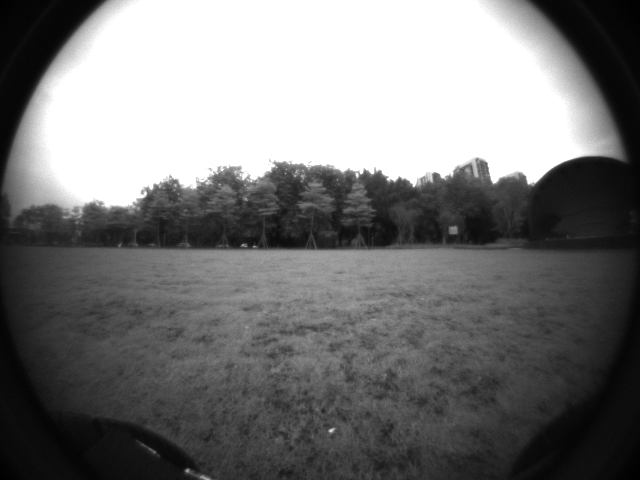
//> input picture RVVReduceGray5x5/assets/1726299898318057216.png, 640 x 480 px
$ ./ReduceGray5x5   (built with g++ and OpenCV 4)
//> lines starting //> are read from the running program, lines starting //| are printed output that depends on the picture; after the words box and inside, x2 and y2 are one past the last pixel; in counts of white or black regions, pixels touching at a corner belong together
#include <assert.h>

#include <iostream>
#include <cmath>
#include <time.h>
#include <iomanip> // for std::setprecision


#include <opencv2/opencv.hpp>
#include <opencv2/imgproc.hpp>
#include <opencv2/core.hpp>
#include <opencv2/highgui/highgui.hpp>

// #include <riscv_vector.h>

#define SIMD_SSE41_ENABLE


#ifdef SIMD_SSE41_ENABLE
#include <nmmintrin.h>
#define SIMD_ALIGN 16
#endif

#if defined(_MSC_VER) || defined(__CODEGEARC__)

#define SIMD_INLINE __forceinline

#elif defined(__GNUC__)

#define SIMD_INLINE inline __attribute__ ((always_inline))
#define SIMD_ALIGNED(x) __attribute__ ((aligned(x)))

#else

#error This platform is unsupported!

#endif

namespace Simd
{
    template <class T> SIMD_INLINE void Swap(T & a, T & b)
    {
        T t = a;
        a = b;
        b = t;
    }

    const size_t A = sizeof(__m128i);

    SIMD_INLINE size_t AlignHi(size_t size, size_t align) // 不足对齐字节数的部分，填充补齐
    {
        return (size + align - 1) & ~(align - 1);
    }

    // [4 lines left out: function AlignHi, not called in this run]

    SIMD_INLINE size_t AlignLo(size_t size, size_t align) // 不足对齐字节数的部分，舍弃
    {
        return size & ~(align - 1); // 如果align=16, 该计算相当于把低4位完全抹掉，使得size能被16整除。
    }

    // [4 lines left out: function AlignLo, not called in this run]

    SIMD_INLINE void* Allocate(size_t size, size_t align = SIMD_ALIGN)
    {
#ifdef SIMD_NO_MANS_LAND
        size += 2 * SIMD_NO_MANS_LAND;
#endif
        void* ptr = NULL;
#if defined(_MSC_VER)
        ptr = _aligned_malloc(size, align);
#elif defined(__MINGW32__) || defined(__MINGW64__)
        ptr = __mingw_aligned_malloc(size, align);
#elif defined(__GNUC__)
        align = AlignHi(align, sizeof(void*));
        size = AlignHi(size, align);
        int result = ::posix_memalign(&ptr, align, size);
        if (result != 0)
            ptr = NULL;
#else
        ptr = malloc(size);
#endif
#ifdef SIMD_ALLOCATE_ERROR_MESSAGE
        if (ptr == NULL)
            std::cout << "The function posix_memalign can't allocate " << size << " bytes with align " << align << " !" << std::endl << std::flush;
#endif
#ifdef SIMD_ALLOCATE_ASSERT
        assert(ptr);
#endif
#ifdef SIMD_NO_MANS_LAND
        if (ptr)
        {
#if !defined(NDEBUG) && SIMD_NO_MANS_LAND >= 16
            * (size_t*)ptr = size - 2 * SIMD_NO_MANS_LAND;
            memset((char*)ptr + sizeof(size_t), NO_MANS_LAND_WATERMARK, SIMD_NO_MANS_LAND - sizeof(size_t));
            memset((char*)ptr + size - SIMD_NO_MANS_LAND, NO_MANS_LAND_WATERMARK, SIMD_NO_MANS_LAND);
#endif
            ptr = (char*)ptr + SIMD_NO_MANS_LAND;
        }
#endif
        return ptr;
    }

    SIMD_INLINE void Free(void * ptr)
    {
#ifdef SIMD_NO_MANS_LAND
        if (ptr)
        {
            ptr = (char*)ptr - SIMD_NO_MANS_LAND;
#if !defined(NDEBUG) && SIMD_NO_MANS_LAND >= 16
            size_t size = *(size_t*)ptr;
            char* nose = (char*)ptr + sizeof(size_t), *tail = (char*)ptr + SIMD_NO_MANS_LAND + size;
            for (size_t i = 0, n = SIMD_NO_MANS_LAND - sizeof(size_t); i < n; ++i)
                assert(nose[i] == NO_MANS_LAND_WATERMARK);
            for (size_t i = 0, n = SIMD_NO_MANS_LAND; i < n; ++i)
                assert(tail[i] == NO_MANS_LAND_WATERMARK);
#endif
        }
#endif
#if defined(_MSC_VER)
        _aligned_free(ptr);
#elif defined(__MINGW32__) || defined(__MINGW64__)
        return __mingw_aligned_free(ptr);
#else
        free(ptr);
#endif
    }

#define SIMD_CHAR_AS_LONGLONG(a) (((long long)a) & 0xFF)

#define SIMD_SHORT_AS_LONGLONG(a) (((long long)a) & 0xFFFF)

#define SIMD_LL_SET1_EPI8(a) \
    SIMD_CHAR_AS_LONGLONG(a) | (SIMD_CHAR_AS_LONGLONG(a) << 8) | \
    (SIMD_CHAR_AS_LONGLONG(a) << 16) | (SIMD_CHAR_AS_LONGLONG(a) << 24) | \
    (SIMD_CHAR_AS_LONGLONG(a) << 32) | (SIMD_CHAR_AS_LONGLONG(a) << 40) | \
    (SIMD_CHAR_AS_LONGLONG(a) << 48) | (SIMD_CHAR_AS_LONGLONG(a) << 56)

#define SIMD_LL_SET1_EPI16(a) \
    SIMD_SHORT_AS_LONGLONG(a) | (SIMD_SHORT_AS_LONGLONG(a) << 16) | \
    (SIMD_SHORT_AS_LONGLONG(a) << 32) | (SIMD_SHORT_AS_LONGLONG(a) << 48)

#define SIMD_MM_SET1_EPI8(a) \
    {SIMD_LL_SET1_EPI8(a), SIMD_LL_SET1_EPI8(a)}

#define SIMD_MM_SET1_EPI16(a) \
    {SIMD_LL_SET1_EPI16(a), SIMD_LL_SET1_EPI16(a)}

}


//------------------------------------------------------------------------------------------------

namespace Simd
{
#ifdef SIMD_SSE41_ENABLE
    namespace Sse41
    {
        const size_t F = sizeof(__m128) / sizeof(float);
        const size_t DF = 2 * F;
        const size_t QF = 4 * F;
        const size_t HF = F / 2;

        const size_t A = sizeof(__m128i);
        const size_t DA = 2 * A;
        const size_t QA = 4 * A;
        const size_t OA = 8 * A;
        const size_t HA = A / 2;

        const __m128i K_ZERO = SIMD_MM_SET1_EPI8(0);
        // [5 lines of commented-out code are left out]
        const __m128i K16_0004 = SIMD_MM_SET1_EPI16(0x0004);
        const __m128i K16_0005 = SIMD_MM_SET1_EPI16(0x0005);
        const __m128i K16_0006 = SIMD_MM_SET1_EPI16(0x0006);
        const __m128i K16_0008 = SIMD_MM_SET1_EPI16(0x0008);
        const __m128i K16_0020 = SIMD_MM_SET1_EPI16(0x0020);
        const __m128i K16_0080 = SIMD_MM_SET1_EPI16(0x0080);
        const __m128i K16_00FF = SIMD_MM_SET1_EPI16(0x00FF);
        const __m128i K16_0101 = SIMD_MM_SET1_EPI16(0x0101);

        namespace
        {
            struct Buffer
            {
                Buffer(size_t width)
                {
                    _p = Allocate(sizeof(uint16_t)*(5 * width + A));
                    in0 = (uint16_t*)_p; // 第0行
                    in1 = in0 + width; // 第1行
                    out0 = in1 + width; // 第2行
                    out1 = out0 + width; // 第3行
                    dst = out1 + width + HA; // 第4行，第HA序号开始
                }

                ~Buffer()
                {
                    Free(_p);
                }

                uint16_t * in0;
                uint16_t * in1;
                uint16_t * out0;
                uint16_t * out1;
                uint16_t * dst;
            private:
                void *_p;
            };
        }

        template <bool align> SIMD_INLINE __m128 Load(const float * p);

        // [9 lines left out: functions Load, Load, not called in this run]

        template <bool align> SIMD_INLINE __m128i Load(const __m128i * p);

        // [4 lines left out: function Load, not called in this run]

        template <> SIMD_INLINE __m128i Load<true>(const __m128i * p)
        {
            return _mm_load_si128(p);
        }

        template <bool align> SIMD_INLINE void Store(float* p, __m128 a);

        // [17 lines left out: functions Store, Store, Store, not called in this run]

        template <bool align> SIMD_INLINE void Store(__m128i * p, __m128i a);

        // [5 lines left out: function Store, not called in this run]

        template <> SIMD_INLINE void Store<true>(__m128i * p, __m128i a)
        {
            // p 指向目标内存位置的指针，数据将被存储到这个地址。此地址必须是 16 字节对齐的（即内存地址应为 16 的倍数）
            // void _mm_store_si128 (__m128i* mem_addr, __m128i a)
            // _mm_store_si128 会将 a 向量中的 128 位数据（即 16 个字节）存储到由 mem_address 指定的内存位置。
            _mm_store_si128(p, a);
        }

        template <bool compensation> SIMD_INLINE __m128i DivideBy256(__m128i value);

        template <> SIMD_INLINE __m128i DivideBy256<true>(__m128i value)
        {
            return _mm_srli_epi16(_mm_add_epi16(value, K16_0080), 8);
        }

        // [4 lines left out: function DivideBy256, not called in this run]

        // @brief 每次处理8个uint8_t数据,扩展为uint16_t的数据，加载到__m128i类型的向量
        SIMD_INLINE __m128i LoadUnpacked(const void * src)
        {
            // _mm_loadl_epi64: 从内存中加载一个64位整数到SIMD寄存器的低64位，同时将高64位设置为0。
            // 具体来说，这个函数会读取传入指针指向的内存地址中的64位数据，并将其放置在结果向量的低64位，而向量中的高64位则会被清零

            // _mm_unpacklo_epi8(a, b) 会从两个 128 位的向量 a 和 b 中的低 64 位（即每个向量的前 8 个字节）提取数据，
            // 并交替地将它们放入一个新的 128 位的向量中

            // K_ZERO是一个__m128i类型的向量: 0x 00 00 00 00 00 00 00 00, 0x 00 00 00 00 00 00 00 00
            // 总结：_mm_unpacklo_epi8的作用是将uint8_t的数据扩展为uint16_t.
            // 对于SSE和NEON，将8个uint8_t的数据加载到一个向量寄存器，然后扩展为一个包含8个uint16_t的向量。
            // 每个数据的高位填充为0x00
            return _mm_unpacklo_epi8(_mm_loadl_epi64((const __m128i*)src), K_ZERO);
        }

        template<bool align> SIMD_INLINE void FirstRow5x5(__m128i src, Buffer & buffer, size_t offset)
        {
            Store<align>((__m128i*)(buffer.in0 + offset), src);
            // _mm_mullo_epi16 对两个 128 位的整数向量 a 和 b 中的每对 16 位整数执行乘法操作，并将结果保存在一个新的 128 位整数向量中。
            // 两个 16 位整数相乘后，结果的低 16 位会被保存，超出 16 位的部分会被丢弃
            // K16_0005 = 0x0005 0x0005 0x0005 0x0005 0x0005 0x0005 0x0005 0x0005表示的是8个16bit(0x0005)的128bit向量
            Store<align>((__m128i*)(buffer.in1 + offset), _mm_mullo_epi16(src, K16_0005));
        }

        // @brief 总共处理16个数据，分两次完全一样的操作进行，每次计算8个数据。
        // 具体为：8个字节的数据跟0交替混编后（扩展为8个16bit的uint16_t类型的数据）存入in0，8个uint16_t的数据乘以5后存入in1
        // @param src 图像数据
        // @param buffer 新分配的内存，用于存储中间计算结果
        // @param offset 偏移量对于sse和neon为16
        // @return void
        template<bool align> SIMD_INLINE void FirstRow5x5(const uint8_t * src, Buffer & buffer, size_t offset)
        {
            // step1: 从src + offset开始的内存中加载8个字节的数据，这8个字节的图像数据和8个字节的0交替插入(其实就是 uint8_t 转 uint16_t)，
            // 放入一个新的 128 位的向量中；
            // step2: 将新的 128 位的向量中的数据存入buffer的第0行in0中；
            // step3: 将新的128bit向量，取出每个16bit的数据乘以0x0005,截断取低16位存储到buffer的第1行in1中。
            FirstRow5x5<align>(LoadUnpacked(src + offset), buffer, offset);
            // step4: 接下来偏移量再增加8，然后把上面的step1~step3再来一次 (因为向量一次只能处理128bit的数据，
            // 而数据扩展为2字节的uint16_t之后，只能每次处理8个数据，因此这里需要分两次操作，同时循环展开可以同时调用2个ALU)
            offset += HA;
            FirstRow5x5<align>(LoadUnpacked(src + offset), buffer, offset);
        }

        template<bool align> SIMD_INLINE void MainRowY5x5(__m128i odd, __m128i even, Buffer & buffer, size_t offset)
        {
            __m128i cp = _mm_mullo_epi16(odd, K16_0004);
            __m128i c0 = Load<align>((__m128i*)(buffer.in0 + offset));
            __m128i c1 = Load<align>((__m128i*)(buffer.in1 + offset));
            Store<align>((__m128i*)(buffer.dst + offset), _mm_add_epi16(even, _mm_add_epi16(c1, _mm_add_epi16(cp, _mm_mullo_epi16(c0, K16_0006)))));
            Store<align>((__m128i*)(buffer.out1 + offset), _mm_add_epi16(c0, cp));
            Store<align>((__m128i*)(buffer.out0 + offset), even);
        }

        template<bool align> SIMD_INLINE void MainRowY5x5(const uint8_t *odd, const uint8_t *even, Buffer & buffer, size_t offset)
        {
            // LoadUnpacked的作用：8个uint8_t的数据，扩展为uint16_t的数据后加载到__m128i类型的向量
            MainRowY5x5<align>(LoadUnpacked(odd + offset), LoadUnpacked(even + offset), buffer, offset);
            offset += HA;
            MainRowY5x5<align>(LoadUnpacked(odd + offset), LoadUnpacked(even + offset), buffer, offset);
        }

        template <bool align, bool compensation> SIMD_INLINE __m128i MainRowX5x5(uint16_t * dst)
        {
            __m128i t0 = _mm_loadu_si128((__m128i*)(dst - 2));
            __m128i t1 = _mm_loadu_si128((__m128i*)(dst - 1));
            __m128i t2 = Load<align>((__m128i*)dst);
            __m128i t3 = _mm_loadu_si128((__m128i*)(dst + 1));
            __m128i t4 = _mm_loadu_si128((__m128i*)(dst + 2));
            t2 = _mm_add_epi16(_mm_add_epi16(_mm_mullo_epi16(t2, K16_0006), _mm_mullo_epi16(_mm_add_epi16(t1, t3), K16_0004)), _mm_add_epi16(t0, t4));
            return DivideBy256<compensation>(t2);
        }

        template <bool align, bool compensation> SIMD_INLINE void MainRowX5x5(Buffer & buffer, size_t offset, uint8_t *dst)
        {
            __m128i t0 = MainRowX5x5<align, compensation>(buffer.dst + offset);
            __m128i t1 = MainRowX5x5<align, compensation>(buffer.dst + offset + HA);
            // K16_00FF = 0x00FF 0x00FF 0x00FF 0x00FF 0x00FF 0x00FF 0x00FF 0x00FF表示的是8个16bit(0x00FF)的128bit向量
            // _mm_and_si128 对两个128位的寄存器进行按位与操作dst[127:0] := (a[127:0] AND b[127:0])
            t0 = _mm_packus_epi16(_mm_and_si128(_mm_packus_epi16(t0, t1), K16_00FF), K_ZERO);
            _mm_storel_epi64((__m128i*)dst, t0);
        }

        template <bool compensation> void ReduceGray5x5(
            const uint8_t* src, size_t srcWidth, size_t srcHeight, size_t srcStride,
            uint8_t* dst, size_t dstWidth, size_t dstHeight, size_t dstStride)
        {
            assert((srcWidth + 1) / 2 == dstWidth && (srcHeight + 1) / 2 == dstHeight && srcWidth >= A);

            size_t alignedWidth = Simd::AlignLo(srcWidth, A);
            size_t bufferDstTail = Simd::AlignHi(srcWidth - A, 2);

            Buffer buffer(Simd::AlignHi(srcWidth, A));

            for (size_t col = 0; col < alignedWidth; col += A)
                FirstRow5x5<true>(src, buffer, col);
            if (alignedWidth != srcWidth) // 针对宽度未对齐的情况，把最后A个元素再按照非对齐方式存储计算一次
                FirstRow5x5<false>(src, buffer, srcWidth - A);
            src += srcStride;

            for (size_t row = 1; row <= srcHeight; row += 2, dst += dstStride, src += 2 * srcStride)
            {
                const uint8_t *odd = src - (row < srcHeight ? 0 : srcStride);
                const uint8_t *even = odd + (row < srcHeight - 1 ? srcStride : 0);

                for (size_t col = 0; col < alignedWidth; col += A)
                    MainRowY5x5<true>(odd, even, buffer, col);
                if (alignedWidth != srcWidth)
                    MainRowY5x5<false>(odd, even, buffer, srcWidth - A);

                Swap(buffer.in0, buffer.out0);
                Swap(buffer.in1, buffer.out1);

                buffer.dst[-2] = buffer.dst[0];
                buffer.dst[-1] = buffer.dst[0];
                buffer.dst[srcWidth] = buffer.dst[srcWidth - 1];
                buffer.dst[srcWidth + 1] = buffer.dst[srcWidth - 1];

                for (size_t srcCol = 0, dstCol = 0; srcCol < alignedWidth; srcCol += A, dstCol += HA)
                    MainRowX5x5<true, compensation>(buffer, srcCol, dst + dstCol);
                if (alignedWidth != srcWidth)
                    MainRowX5x5<false, compensation>(buffer, bufferDstTail, dst + dstWidth - HA);
            }
        }

        void ReduceGray5x5(const uint8_t *src, size_t srcWidth, size_t srcHeight, size_t srcStride,
            uint8_t *dst, size_t dstWidth, size_t dstHeight, size_t dstStride, int compensation)
        {
            if (compensation)
                ReduceGray5x5<true>(src, srcWidth, srcHeight, srcStride, dst, dstWidth, dstHeight, dstStride);
            else
                ReduceGray5x5<false>(src, srcWidth, srcHeight, srcStride, dst, dstWidth, dstHeight, dstStride);
        }
    }
#endif
}

/*
root@ubuntu:~/lwx_dataset/compile_humble/root/lwx/rvv_tutorial/RVVReduceGray5x5/build# ./test1
A=16
alignedWidth=640
bufferDstTail=624
test1=16
test2=0
test3=16
test4=16
test5=32
test6=32
*/

int main(int argc, char *argv[])
{
    size_t srcWidth = 640;
    size_t srcHeight = 480;
// [17 lines of commented-out code are left out]

#if 0 // for test. on 2024-12-18.
    {
      // for test.
      char sz[100] = { 0 };
      sprintf(sz, "%lld", t_ns);
      std::string strStamp = sz;
      std::string image_path = strStamp + ".png";
      std::cout << "image_path=" << image_path << std::endl;
      imwrite(image_path.c_str(), image0);
    }
#endif

    // cv::IMREAD_GRAYSCALE
    // cv::Mat image_color = cv::imread("house.jpg", cv::IMREAD_COLOR);
    cv::Mat image_gray = cv::imread("../assets/1726299898318057216.png", cv::IMREAD_GRAYSCALE);
//> image_gray is the input picture: 480 rows x 640 cols, CV_8UC1; min 0, max 255, mean 119.9

    if (image_gray.empty() ) {
		std::cout << "can't read image!!" << std::endl;
		return -1;
	}
/*
    cv::imshow("raw_img", image_gray);

    // delay：等待时间（单位为毫秒）。如果是 <=0，表示无限等待，直到用户按下某个键。如果大于 0，表示等待指定的毫秒数后自动返回。
    // 如果是正整数，表示等待该时间后自动返回，若按下键则返回按键的ASCII码。
    // 如果是 0，则表示程序会无限等待直到用户按下一个键。
    // 返回值：
    // 返回按下键的 ASCII 码值（或Unicode值），如果没有按键，返回 -1。

    // cv::waitKey(0); // waits for a key event infinitely (when delay≤0 ) or for delay milliseconds
    cv::waitKey(100); // wait 100 ms
*/

    clock_t clock_start = clock();
    cv::Mat mipmap(cv::Size(srcWidth + srcWidth / 2, srcHeight), CV_8UC1);
    image_gray.copyTo(mipmap(cv::Rect(0, 0, srcWidth, srcHeight)));
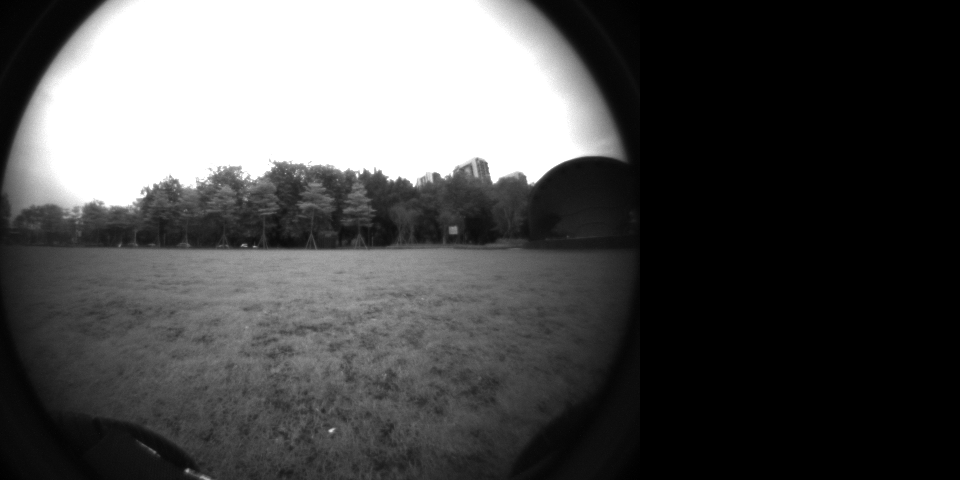
//> mipmap: 480 rows x 960 cols, CV_8UC1; min 0, max 255, mean 79.9

    int stride = mipmap.step[0]; // 输出图像第0行的总字节数。本例即为960.
//> stride = 960
    std::cout << "stride=" << stride << std::endl;
//| stride=960
    int srcW = srcWidth;
    int srcH = srcHeight;
    int dstW = srcW / 2;
    int dstH = srcH / 2;
    uint8_t* src_begin = mipmap.data;
    uint8_t* dst_begin = src_begin + srcW;
    Simd::Sse41::ReduceGray5x5(src_begin, srcW, srcH, stride, dst_begin, dstW, dstH, stride, 1);
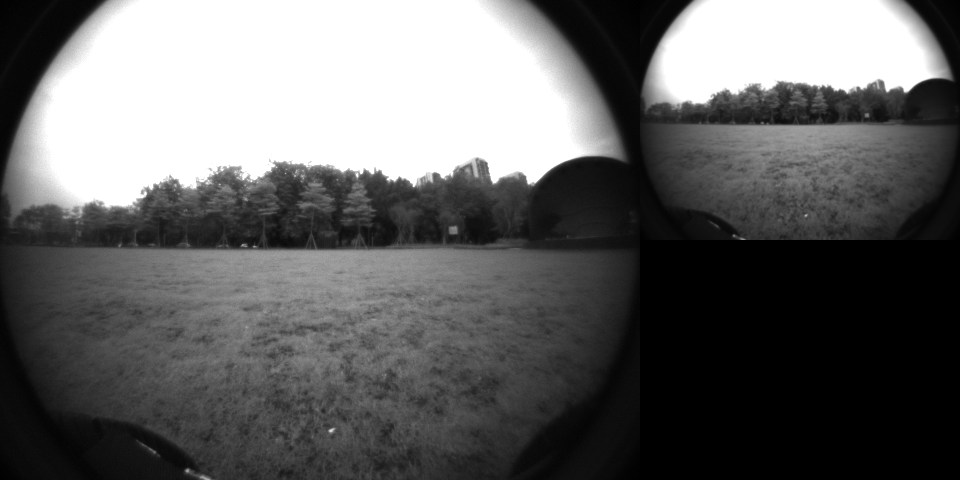
//> mipmap: 480 rows x 960 cols, CV_8UC1; 16.67% of pixels changed, all inside (x1, y1, x2, y2) = (640, 0, 960, 240)
    for(int Level=1; Level<4; Level++)
    {
        srcW = dstW;
        srcH = dstH;
        dstW /= 2;
        dstH /= 2;
        src_begin = dst_begin;
        dst_begin += srcH*stride;
        Simd::Sse41::ReduceGray5x5(src_begin, srcW, srcH, stride, dst_begin, dstW, dstH, stride, 1);
    }
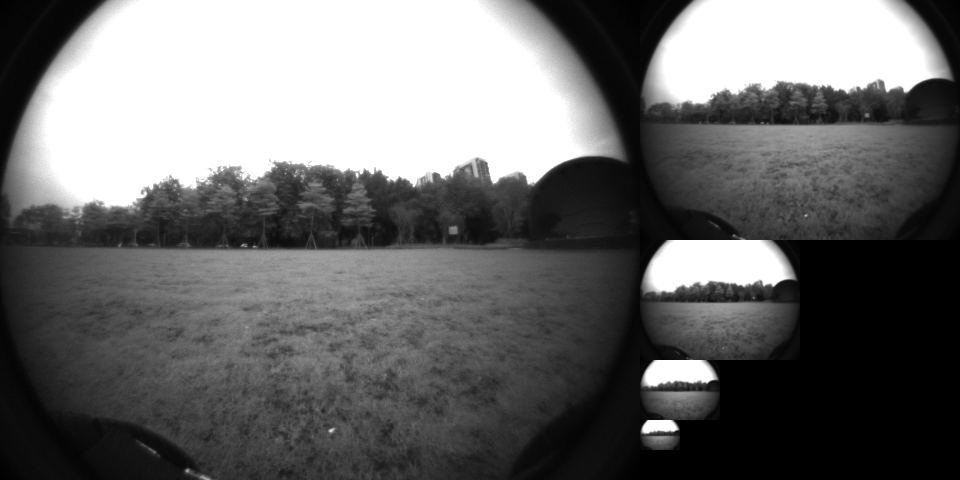
//> mipmap: 480 rows x 960 cols, CV_8UC1; 5.47% of pixels changed, all inside (x1, y1, x2, y2) = (640, 240, 800, 450)
//> after the loop, dstW = 40; dstH = 30

    clock_t clock_end = clock();
    std::cout << std::fixed << std::setprecision(3) << "risc-v vector image pyramid:" << " clock=" << (clock_end - clock_start) << " cycles\n";

    cv::imshow("mipmap", mipmap);
    cv::waitKey(0);


    return 0;
}
